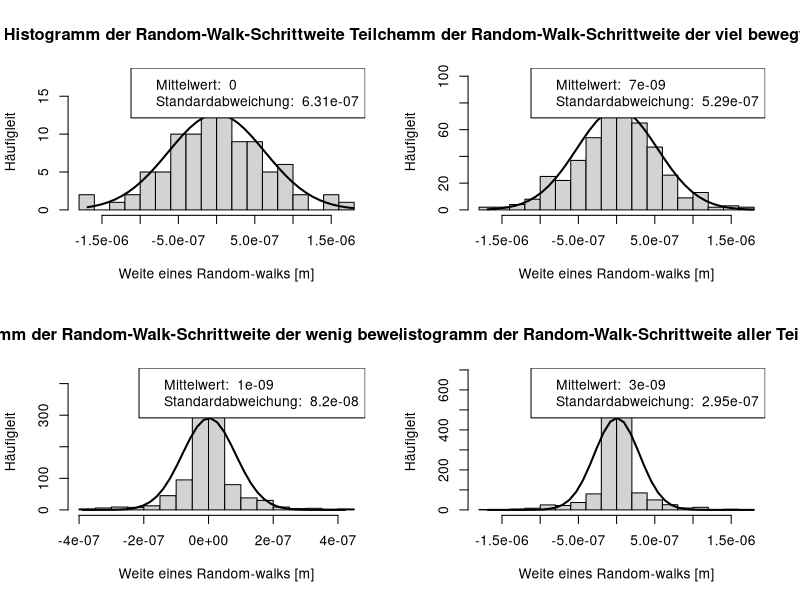

Write the R code that produced this figure.
### Einlesen des Schrittweiten dataframes
d_meter <- read.csv('Tabellen/d_meter.csv')

### Funktion zur Berechnung der Schrittweiten, spaltenweise
calculateDistance1D = function(vector){
  shift_vector = c(0, vector[1:(length(vector)-1)])
  dist = vector-shift_vector
  dist[1] = 0
  return(dist)
}

### Berechnung der Schrittweite der einzelnen random-walks
# Teilchen2
spalten = 2
distances = c()
for (col in spalten){
  walk = calculateDistance1D(d_meter[, col])
  distances = append(distances, walk)
} 
T2 <- distances
mean2 <- mean(distances)
sd2 <- sd(distances)

# Schnelle Teilchen
spalten = c(1, 2, 4, 6, 10)
distances = c()
for (col in spalten){
  walk = calculateDistance1D(d_meter[, col])
  distances = append(distances, walk)
} 
TSchnell <- distances 
meanSchnell <- mean(distances)
sdSchnell <- sd(distances)

# Langsame Teilchen
spalten = c(3, 5, 7, 8, 9, 11, 12, 13, 14, 15, 16, 17)
distances = c()
for (col in spalten){
  walk = calculateDistance1D(d_meter[, col])
  distances = append(distances, walk)
} 
TLangsam <- distances 
meanLangsam <- mean(distances)
sdLangsam <- sd(distances)

# Alle
distances = c()
for (col in 1:17){
  walk = calculateDistance1D(d_meter[, col])
  distances = append(distances, walk)
} 
TAlle <- distances 

### Plotten
# Plottingparameter
par(mfrow=c(2,2))
nbreaks = 15

# Funktion zum plotten der Histogramme
histogram <- function(vektor, title){
  h <- hist(vektor, breaks=nbreaks, main=title,
            xlab="Weite eines Random-walks [m]", 
            ylab = "Häufigleit")
  x2 <- seq(min(vektor), max(vektor), length = 40)
  fun <- dnorm(x2, mean = mean(vektor), sd = sd(vektor))
  fun <- fun * diff(h$mids[1:2]) * length(vektor)
  lines(x2, fun, lwd = 2)
  legend("topright",
         legend=c(paste("Mittelwert: ", round(mean(vektor),9)), 
                  paste("Standardabweichung: ", round(sd(vektor), 9)))
  )
}

# Ausgabe
histogram(T2, "Histogramm der Random-Walk-Schrittweite Teilchen 2")
histogram(TSchnell, "Histogramm der Random-Walk-Schrittweite der viel bewegten Teilchen")
histogram(TLangsam, "Histogramm der Random-Walk-Schrittweite der wenig bewegten Teilchen")
histogram(TAlle, "Histogramm der Random-Walk-Schrittweite aller Teilchen")
